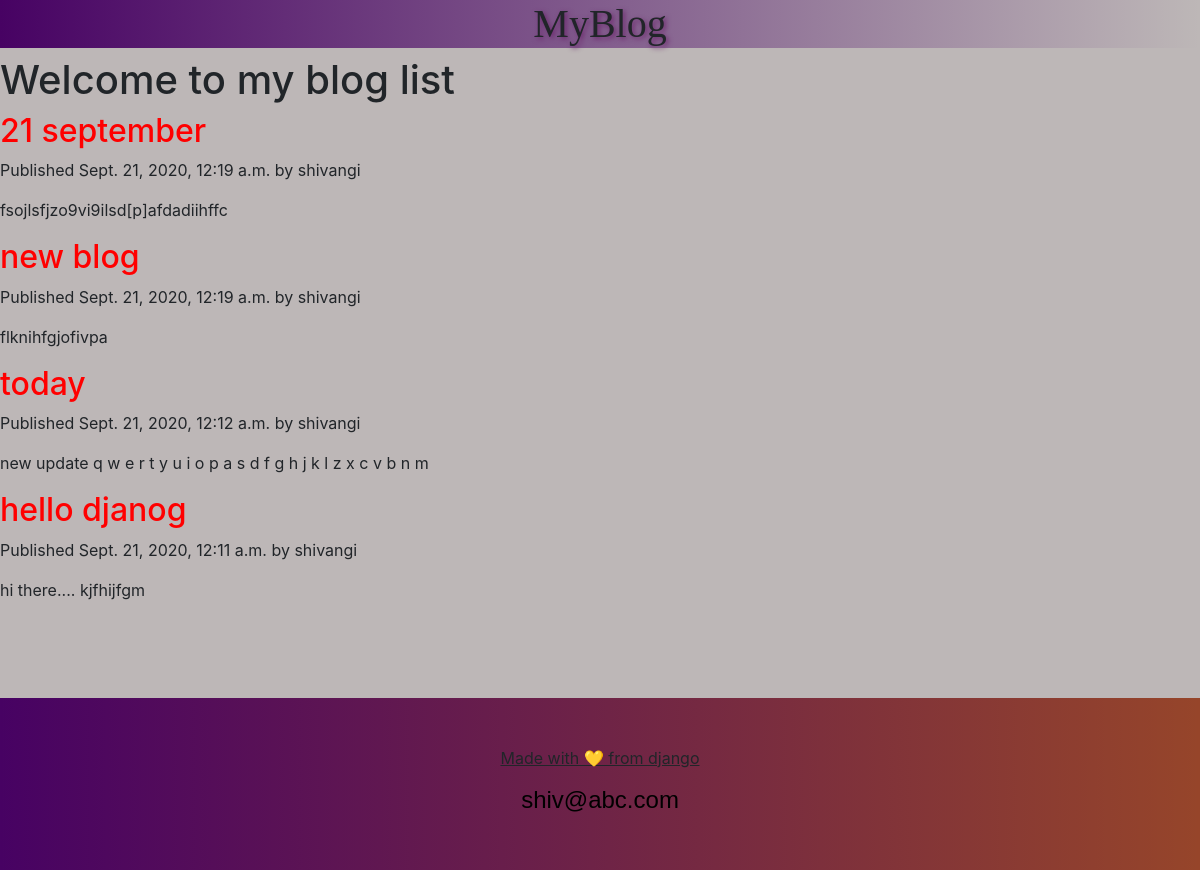
The page / on the database its author committed.
### advblog/models.py (models this page shows, shortened)
class Post(models.Model):
    status_choices = (
        ('draft','Draft'),
        ('published','Published')
    )
    title = models.CharField(max_length=100)
    slug = models.SlugField(max_length=100,
                            unique_for_date='publish')
    author = models.ForeignKey(User,on_delete=models.CASCADE,related_name='blog_post')
    body = models.TextField()
    publish = models.DateTimeField(default=timezone.now)
    create = models.DateTimeField(auto_now_add=True)
    updated = models.DateTimeField(auto_now=True)
    status = models.CharField(max_length=10,
                               choices=status_choices,
                               default='draft')
    published =PublishedManager()   #custom manager
    def get_absolute_url(self):
        return reverse('advblog:post_detail',
                        args = [ self.publish.year,
                                self.publish.month,
                                self.publish.day,
                                self.slug])
    class Meta:
        ordering = ('-publish',)

### advblog/views.py (the view)
# urls.py: path('',views.post_list,name='post_list'),
def post_list(request):
    posts = Post.published.all()
    return render(request,'post/list.html',{'posts':posts})

### advblog/models.py (called while the page is built)
    def get_queryset(self):
        return super(PublishedManager,
                    self).get_queryset()\
                        .filter(status='published')

### advblog/templates/post/list.html (shortened to what this page needs)
{% extends '../base.html' %}
{% block content %}
<div>
    <h1>
        Welcome to my blog list
    </h1>
    {% for post in posts %}
    <h2><a href="{{ post.get_absolute_url }}">
            {{ post.title }}
        </a>
    </h2>
        <p>
            Published {{ post.publish }} by {{ post.author }}
        </p>
        <P>
            {{ post.body|truncatewords:30|linebreaks }}
        </P>
    {% endfor %}
</div>
{% endblock%}

### advblog/templates/base.html (shortened to what this page needs)
{% load static %}
<html lang="en">
<head>
    <link rel="stylesheet" href="https://stackpath.bootstrapcdn.com/bootstrap/4.5.2/css/bootstrap.min.css">
    <link rel="stylesheet" href="{% static 'css/base.css' %}">
</head>
<body>
    <header class="abc">
        <div class="head1">
            <div class="head2">
                <h1>
                    MyBlog
                </h1>
            </div>
        </div>
    </header>
    <section class="def">
        {% block content %}
        {% endblock %}
    </section>
    <footer>
        <div class="foot1">
            <p>
                Made with &#128155; from django
            </p>
            <h4>
                <a href="mailto:shiv@abc.com">shiv@abc.com</a>
            </h4>
        </div>
    </footer>
</body>
</html>

### advblog/static/css/base.css (style rules this page uses)
body { margin: 0px; padding: 0px; width: 100%; height: 100%; background: rgb(189, 183, 183); }
.abc { background-image: linear-gradient(to left,rgba(157, 8, 226, 0),rgb(71, 2, 99)); }
.head2 h1 { font-family: Georgia, 'Times New Roman', Times, serif; text-shadow: 2px 2px 5px rgb(107, 39, 107); text-align: center; font-style: inherit; }
.def a { color:red; }
.foot1 { background-color: rgb(150, 69, 42); background-image: linear-gradient(to left,rgba(157, 8, 226, 0),rgb(71, 2, 99)); padding: 3em 0em; position: relative; text-align: center; width:100%; top:5em; }
.foot1 p { text-align: center; text-decoration: underline; }
.foot1 a { color: black; font-style:inherit; font-family: 'Lucida Sans', 'Lucida Sans Regular', 'Lucida Grande', 'Lucida Sans Unicode', Geneva, Verdana, sans-serif; }

### rows shown on the page
Post: title "21 september", publish "Sept. 21, 2020, 12:19 a.m.", author "shivangi", body "fsojlsfjzo9vi9ilsd[p]afdadiihffc"
Post: title "new blog", publish "Sept. 21, 2020, 12:19 a.m.", author "shivangi", body "flknihfgjofivpa"
Post: title "today", publish "Sept. 21, 2020, 12:12 a.m.", author "shivangi", body "new update q w e r t y u i o p a s d f g h j k l z x c v b n m"
Post: title "hello djanog", publish "Sept. 21, 2020, 12:11 a.m.", author "shivangi", body "hi there.... kjfhijfgm"
